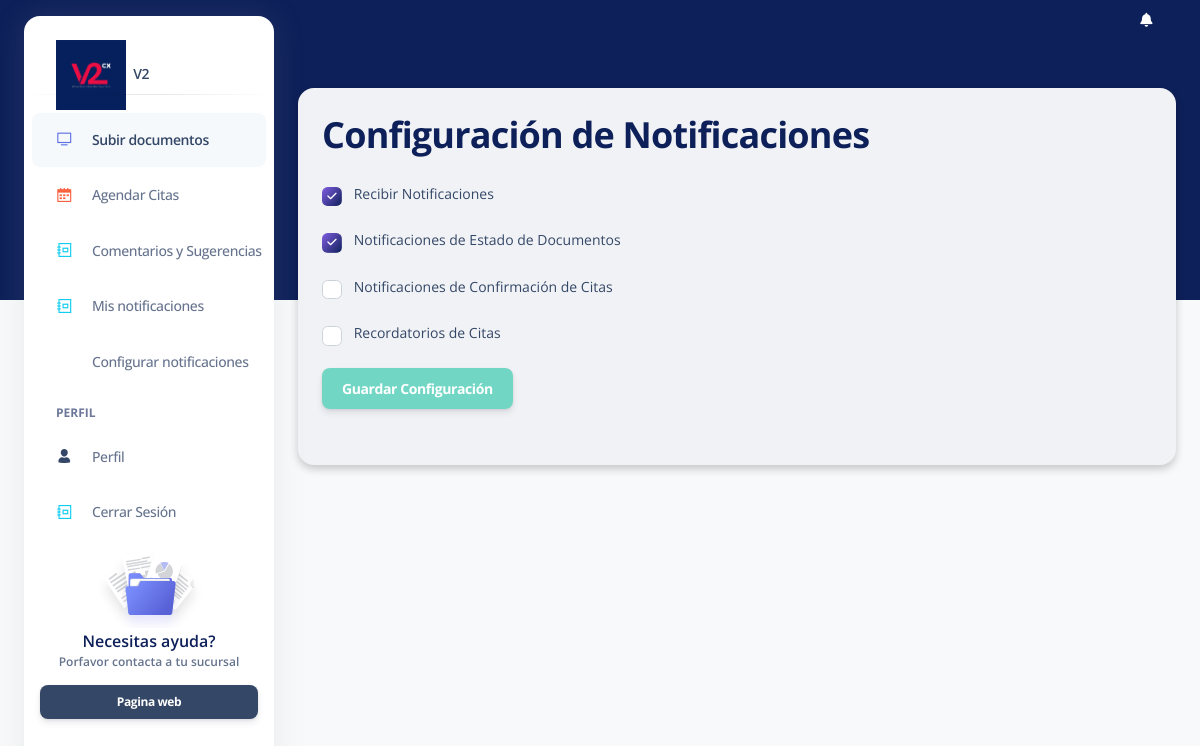
The app's page /v2/settings/notifications (signed in), older data.
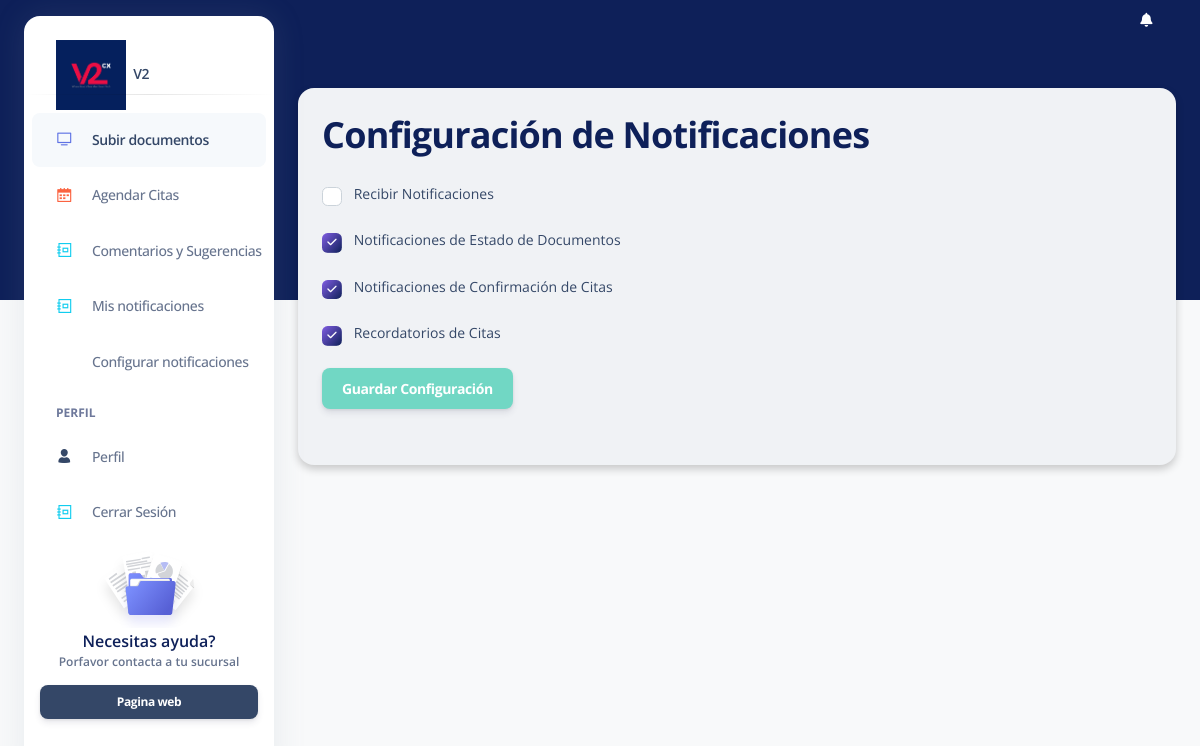
The same page, newer data.
### clientes/models.py (models this page shows, shortened)
class UserNotificationSettings(models.Model):
    user = models.OneToOneField(settings.AUTH_USER_MODEL, on_delete=models.CASCADE)
    receive_notifications = models.BooleanField(default=True)
    notify_document_status = models.BooleanField(default=False)
    notify_appointment_confirmation = models.BooleanField(default=False)
    notify_appointment_reminder = models.BooleanField(default=False)
    credit_response = models.BooleanField(default=True)
    plates_status = models.BooleanField(default=True)
    unit_details = models.BooleanField(default=True)
    payments_confirmations = models.BooleanField(default=True)

### clientes/views.py (the view, shortened to what this page needs)
# urls.py: path('v2/settings/notifications', views.notification_settings, name='notification_settings'),
@login_required
def notification_settings(request):
    notificaciones = Notificacion.objects.filter(usuario=request.user, leida=False).order_by('-fecha_creacion')
    context ={
        'notificaciones': notificaciones,
    }
    current_settings = UserNotificationSettings.objects.get_or_create(user=request.user)[0]
    return render(request, 'notification_settings.html', {'settings': current_settings, 'notificaciones': notificaciones})

### clientes/templates/notification_settings.html (shortened to what this page needs)
{% extends "base_client.html" %}
{% load static %}
{% block content %}
<div class="container-fluid py-4">
    <div class="row mt-4">
      <div class="col-lg-12">
        <div class="card" style="background-color: #f0f2f5; box-shadow: 0 4px 8px 0 rgba(0,0,0,0.2);">
          <div class="card-body">
            <h2 class="card-title">Configuración de Notificaciones</h2>
            <form method="post" class="mt-4">
                <div class="mb-3 form-check">
                    <input type="checkbox" class="form-check-input" id="receive_notifications" name="receive_notifications" {% if settings.receive_notifications %}checked{% endif %}>
                    <label class="form-check-label" for="receive_notifications">Recibir Notificaciones</label>
                </div>
                <div class="mb-3 form-check">
                    <input type="checkbox" class="form-check-input" id="notify_document_status" name="notify_document_status" {% if settings.notify_document_status %}checked{% endif %}>
                    <label class="form-check-label" for="notify_document_status">Notificaciones de Estado de Documentos</label>
                </div>
                <div class="mb-3 form-check">
                    <input type="checkbox" class="form-check-input" id="notify_appointment_confirmation" name="notify_appointment_confirmation" {% if settings.notify_appointment_confirmation %}checked{% endif %}>
                    <label class="form-check-label" for="notify_appointment_confirmation">Notificaciones de Confirmación de Citas</label>
                </div>
                <div class="mb-3 form-check">
                    <input type="checkbox" class="form-check-input" id="notify_appointment_reminder" name="notify_appointment_reminder" {% if settings.notify_appointment_reminder %}checked{% endif %}>
                    <label class="form-check-label" for="notify_appointment_reminder">Recordatorios de Citas</label>
                </div>
              <button type="submit" class="btn btn-primary">Guardar Configuración</button>
            </form>
          </div>
        </div>
      </div>
    </div>
</div>
{% endblock %}

Row changes from the older to the newer data that the page shows:
changed UserNotificationSettings: receive_notifications "☑" → "☐"; notify_appointment_confirmation "☐" → "☑"; notify_appointment_reminder "☐" → "☑"
